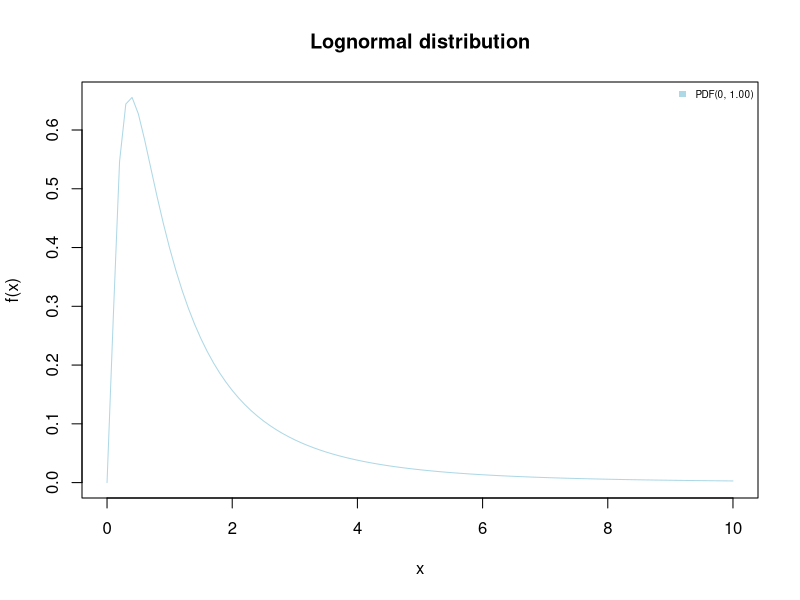
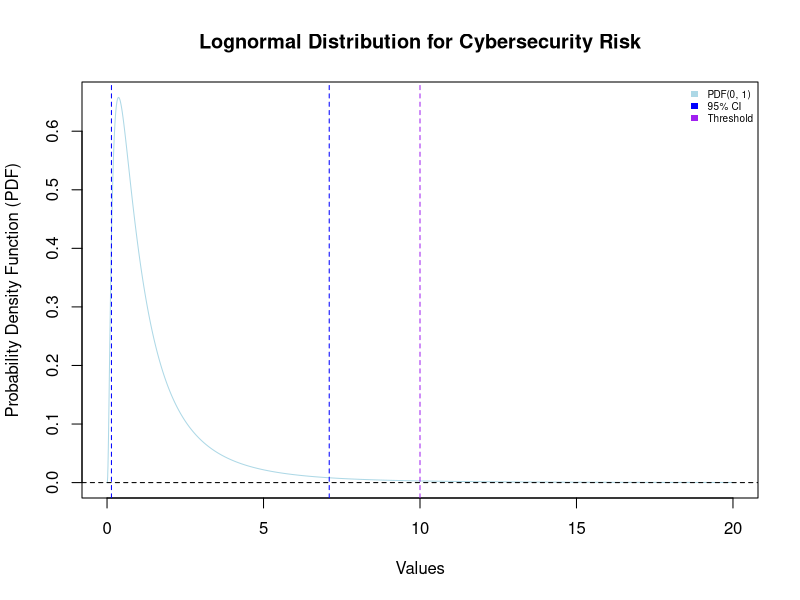

These charts were generated, in order, by the following R code:
## ---- chunk 1
#| echo: FALSE
#| warning: FALSE

# Lognormal Distribution

# Create PDF plots
curve(dlnorm(x, meanlog=0, sdlog=1), from=0, to=10, col='lightblue', main = "Lognormal distribution", xlab = "x", ylab = "f(x)")

# Add legend
legend("topright", legend = c("PDF(0, 1.00)"), fill = c("lightblue"), border = NA, cex = 0.6, bty = "n")
## ---- chunk 2
#| echo: FALSE
#| warning: FALSE


# Function to calculate cybersecurity risk based on lognormal distribution
calculate_cybersecurity_risk <- function(mu, sigma, threshold) {
  # Generate a range of values
  values <- seq(0, 2 * threshold, by = 0.01)
  
  # Calculate the probability density function (PDF) of the lognormal distribution
  pdf_values <- dlnorm(values, meanlog = mu, sdlog = sigma)
  
  # Calculate the cumulative distribution function (CDF)
  cdf_values <- plnorm(values, meanlog = mu, sdlog = sigma)
  
  # Calculate the probability of the event exceeding the threshold
  probability_exceed_threshold <- 1 - cdf_values[which.min(abs(values - threshold))]
  
  return(list(values = values, pdf = pdf_values, exceed_probability = probability_exceed_threshold))
}

# Example usage
mu <- 0 # Mean of the lognormal distribution
sigma <- 1 # Standard deviation of the lognormal distribution
threshold <- 10 # Threshold for cybersecurity risk

# Calculate cybersecurity risk
result <- calculate_cybersecurity_risk(mu, sigma, threshold)

# Plot the PDF, mean, and confidence interval
plot(result$values, result$pdf, type = 'l', col = 'lightblue', xlab = 'Values', ylab = 'Probability Density Function (PDF)', main = 'Lognormal Distribution for Cybersecurity Risk')
abline(v = threshold, col = 'purple', lty = 2)  # Mean line
abline(v = exp(mu + 1.96 * sigma), col = 'blue', lty = 2)  # Upper confidence interval
abline(v = exp(mu - 1.96 * sigma), col = 'blue', lty = 2)  # Lower confidence interval
abline(h = 0, col = 'black', lty = 2)  # Reference line

# Add legend
legend("topright", legend = c("PDF(0, 1)", "95% CI", "Threshold"), fill = c("lightblue", "blue", "purple"), border = NA, cex = 0.6, bty = "n")

# Print the results
cat("Lognormal distribution parameters:", "\n")
cat("Mean:", mu, " \n")
cat("Sigma:", sigma, " \n")
cat("Threshold:", threshold, " \n")
cat("Cyber security risk:", result$exceed_probability, "\n")
cat("95% confidence interval (lower boundary):", exp(mu - 1.96 * sigma), "\n")
cat("95% confidence interval (upper boundary):", exp(mu + 1.96 * sigma), "\n")

